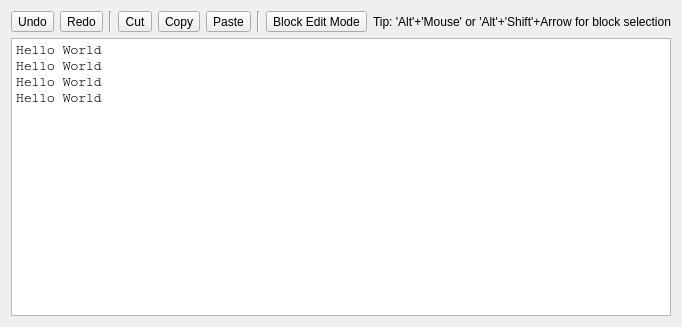
<?xml version="1.0" encoding="UTF-8"?>
<ui version="4.0">
 <class>TextEditorWidget</class>
 <widget class="QWidget" name="TextEditorWidget">
  <property name="geometry">
   <rect>
    <x>0</x>
    <y>0</y>
    <width>562</width>
    <height>327</height>
   </rect>
  </property>
  <layout class="QVBoxLayout" name="verticalLayout">
   <item>
    <layout class="QHBoxLayout" name="horizontalLayout">
     <item>
      <widget class="QToolButton" name="editundo">
       <property name="cursor">
        <cursorShape>PointingHandCursor</cursorShape>
       </property>
       <property name="toolTip">
        <string>Undo</string>
       </property>
       <property name="statusTip">
        <string>Undo</string>
       </property>
       <property name="whatsThis">
        <string>Undo</string>
       </property>
       <property name="text">
        <string>Undo</string>
       </property>
       <property name="icon">
        <iconset resource="../resources.qrc">
         <normaloff>:/icons/menu-qt/editundo.png</normaloff>:/icons/menu-qt/editundo.png</iconset>
       </property>
       <property name="iconSize">
        <size>
         <width>24</width>
         <height>24</height>
        </size>
       </property>
      </widget>
     </item>
     <item>
      <widget class="QToolButton" name="editredo">
       <property name="cursor">
        <cursorShape>PointingHandCursor</cursorShape>
       </property>
       <property name="toolTip">
        <string>Redo</string>
       </property>
       <property name="statusTip">
        <string>Redo</string>
       </property>
       <property name="whatsThis">
        <string>Redo</string>
       </property>
       <property name="text">
        <string>Redo</string>
       </property>
       <property name="icon">
        <iconset resource="../resources.qrc">
         <normaloff>:/icons/menu-qt/editredo.png</normaloff>:/icons/menu-qt/editredo.png</iconset>
       </property>
       <property name="iconSize">
        <size>
         <width>24</width>
         <height>24</height>
        </size>
       </property>
      </widget>
     </item>
     <item>
      <widget class="Line" name="line2">
       <property name="orientation">
        <enum>Qt::Vertical</enum>
       </property>
      </widget>
     </item>
     <item>
      <widget class="QToolButton" name="editcut">
       <property name="cursor">
        <cursorShape>PointingHandCursor</cursorShape>
       </property>
       <property name="toolTip">
        <string>Cut</string>
       </property>
       <property name="statusTip">
        <string>Cut</string>
       </property>
       <property name="whatsThis">
        <string>Cut</string>
       </property>
       <property name="text">
        <string>Cut</string>
       </property>
       <property name="icon">
        <iconset resource="../resources.qrc">
         <normaloff>:/icons/menu-qt/editcut.png</normaloff>:/icons/menu-qt/editcut.png</iconset>
       </property>
       <property name="iconSize">
        <size>
         <width>24</width>
         <height>24</height>
        </size>
       </property>
      </widget>
     </item>
     <item>
      <widget class="QToolButton" name="editcopy">
       <property name="cursor">
        <cursorShape>PointingHandCursor</cursorShape>
       </property>
       <property name="toolTip">
        <string>Copy</string>
       </property>
       <property name="statusTip">
        <string>Copy</string>
       </property>
       <property name="whatsThis">
        <string>Copy</string>
       </property>
       <property name="text">
        <string>Copy</string>
       </property>
       <property name="icon">
        <iconset resource="../resources.qrc">
         <normaloff>:/icons/menu-qt/editcopy.png</normaloff>:/icons/menu-qt/editcopy.png</iconset>
       </property>
       <property name="iconSize">
        <size>
         <width>24</width>
         <height>24</height>
        </size>
       </property>
      </widget>
     </item>
     <item>
      <widget class="QToolButton" name="editpaste">
       <property name="cursor">
        <cursorShape>PointingHandCursor</cursorShape>
       </property>
       <property name="toolTip">
        <string>Paste</string>
       </property>
       <property name="statusTip">
        <string>Paste</string>
       </property>
       <property name="whatsThis">
        <string>Paste</string>
       </property>
       <property name="text">
        <string>Paste</string>
       </property>
       <property name="icon">
        <iconset resource="../resources.qrc">
         <normaloff>:/icons/menu-qt/editpaste.png</normaloff>:/icons/menu-qt/editpaste.png</iconset>
       </property>
       <property name="iconSize">
        <size>
         <width>24</width>
         <height>24</height>
        </size>
       </property>
      </widget>
     </item>
     <item>
      <widget class="Line" name="line1">
       <property name="orientation">
        <enum>Qt::Vertical</enum>
       </property>
      </widget>
     </item>
     <item>
      <widget class="QToolButton" name="editblockmode">
       <property name="cursor">
        <cursorShape>PointingHandCursor</cursorShape>
       </property>
       <property name="toolTip">
        <string>Block Edit Mode</string>
       </property>
       <property name="statusTip">
        <string>Block Edit Mode</string>
       </property>
       <property name="whatsThis">
        <string>Block Edit Mode</string>
       </property>
       <property name="text">
        <string>Block Edit Mode</string>
       </property>
       <property name="icon">
        <iconset resource="../resources.qrc">
         <normaloff>:/icons/menu-qt/textbold.png</normaloff>:/icons/menu-qt/textbold.png</iconset>
       </property>
       <property name="iconSize">
        <size>
         <width>24</width>
         <height>24</height>
        </size>
       </property>
       <property name="checkable">
        <bool>true</bool>
       </property>
      </widget>
     </item>
     <item>
      <widget class="QLabel" name="label">
       <property name="text">
        <string>Tip: 'Alt'+'Mouse' or 'Alt'+'Shift'+Arrow for block selection</string>
       </property>
      </widget>
     </item>
     <item>
      <spacer name="spacer">
       <property name="orientation">
        <enum>Qt::Horizontal</enum>
       </property>
       <property name="sizeHint" stdset="0">
        <size>
         <width>40</width>
         <height>20</height>
        </size>
       </property>
      </spacer>
     </item>
    </layout>
   </item>
   <item>
    <widget class="TextEdit" name="textEdit">
     <property name="font">
      <font>
       <family>Courier</family>
       <pointsize>10</pointsize>
      </font>
     </property>
     <property name="lineWrapMode">
      <enum>QPlainTextEdit::NoWrap</enum>
     </property>
     <property name="plainText">
      <string>Hello World
Hello World
Hello World
Hello World</string>
     </property>
    </widget>
   </item>
  </layout>
 </widget>
 <customwidgets>
  <customwidget>
   <class>TextEdit</class>
   <extends>QPlainTextEdit</extends>
   <header>Widgets/TextEdit</header>
  </customwidget>
 </customwidgets>
 <tabstops>
  <tabstop>editundo</tabstop>
  <tabstop>editredo</tabstop>
  <tabstop>editcut</tabstop>
  <tabstop>editcopy</tabstop>
  <tabstop>editpaste</tabstop>
  <tabstop>editblockmode</tabstop>
  <tabstop>textEdit</tabstop>
 </tabstops>
 <resources>
  <include location="../resources.qrc"/>
 </resources>
 <connections/>
</ui>
